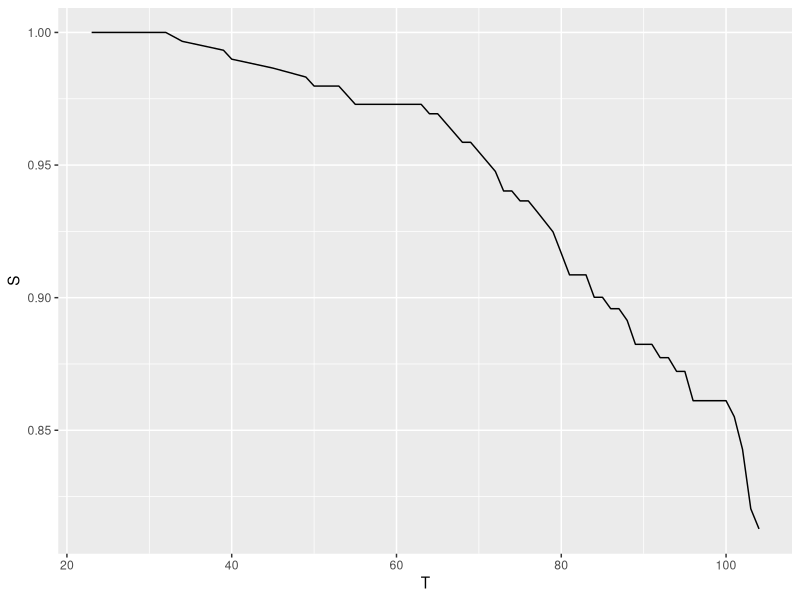

Write the R code that produced this figure. (Note: this script raises an error after producing the figure.)
library(ggplot2)
library(survival)
library(dplyr)
library(patchwork)

fit <- survfit(Surv(time, status) ~ 1, rats)
dat <- data.frame(S = fit$surv, T = fit$time)

p_orig <- ggplot(dat, aes(x = T, y = S)) +
  geom_line()

dat2 <- rbind(dat, data.frame(T = 105, S = 0))
(mean <- round(as.Distribution(matrix(1 - dat2$S, 1, 57, FALSE, list(NULL, dat2$T)), fun = "cdf")$mean()))
p_drop <- dat2 %>%
  ggplot(aes(x = T, y = S)) +
  geom_line() +
  geom_text(aes(x = x, y = y), data.frame(x = 95, y = 0.6), label = "m=105") +
  annotate("text", x = mean - 5, y = 0.05, label = expression(mu ~ "= 101")) +
  geom_vline(xintercept = 104, lty = 3)

slope <- -diff(range(fit$surv)) / diff(range(fit$time))
intercept <- fit$surv[1] - slope * fit$time[1]
median <- round((0.5 - intercept) / slope)
new_time <- round(unique(-intercept / slope), 2)
dat2 <- rbind(dat, data.frame(T = new_time, S = 0))
(mean <- round(as.Distribution(matrix(1 - dat2$S, 1, 57, FALSE, list(NULL, dat2$T)), fun = "cdf")$mean()))

p_lin <- dat2 %>%
  ggplot(aes(x = T, y = S)) +
  geom_line() +
  geom_text(aes(x = x, y = y), data.frame(x = median + 20, y = 0.6), label = sprintf("m=%s", median)) +
  annotate("text", x = mean - 20, y = 0.05, label = expression(mu ~ "= 386")) +
  geom_vline(xintercept = 104, lty = 3)

p_orig + p_drop + p_lin +
  plot_layout(1, 3) &
  theme_classic() &
  labs(y = "S(T)") &
  ylim(0, 1) &
  geom_hline(yintercept = 0.5, lty = 2)
